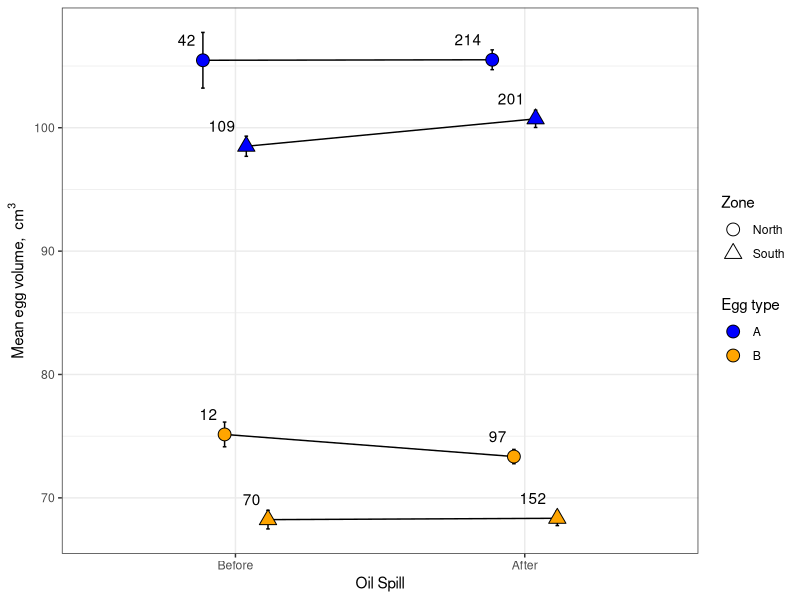
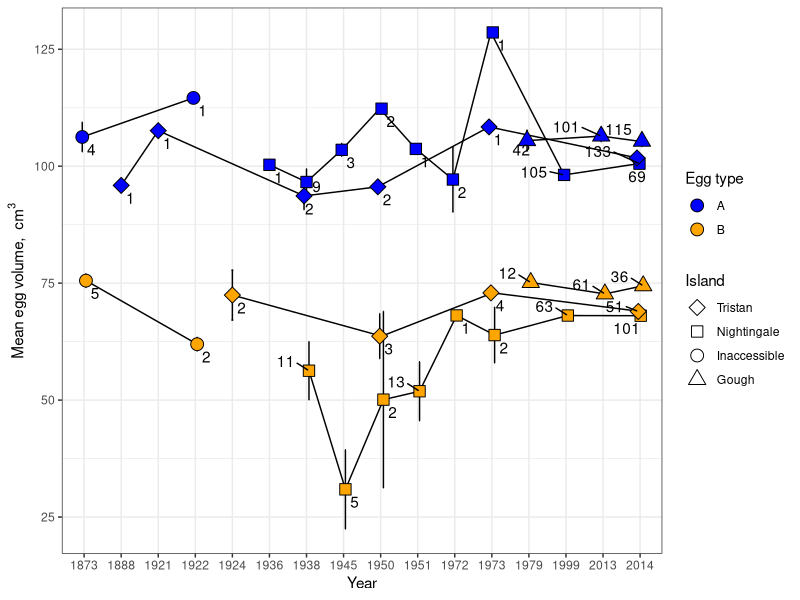
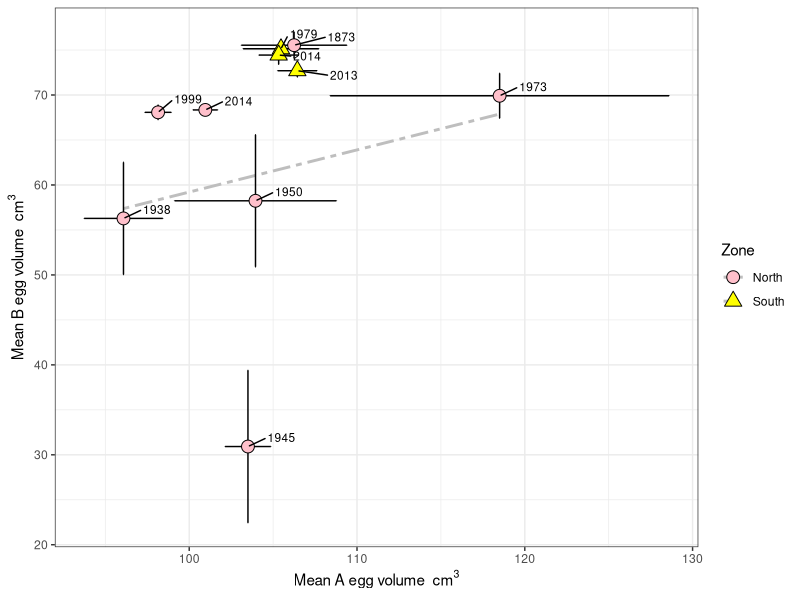
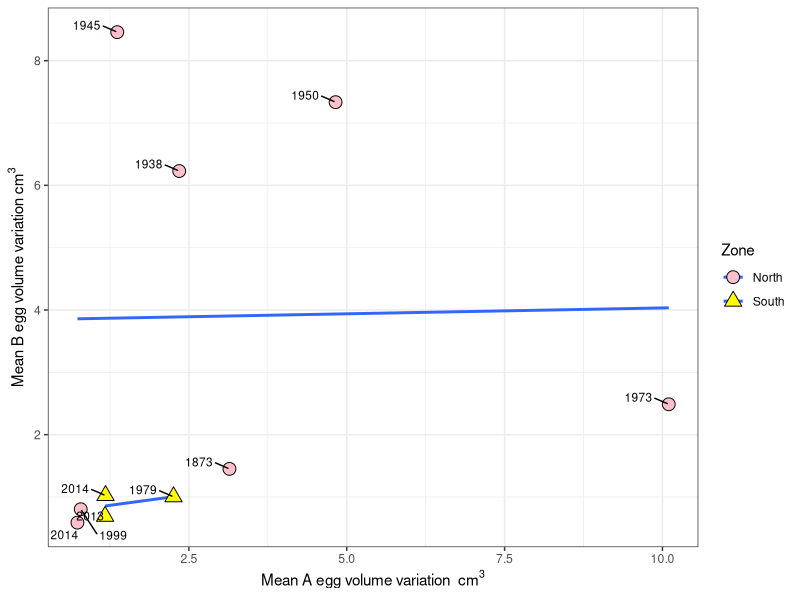
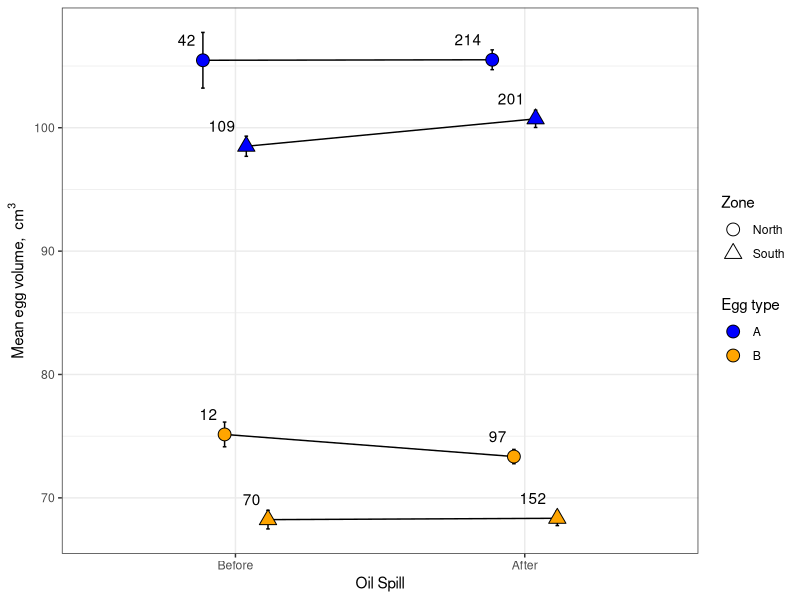
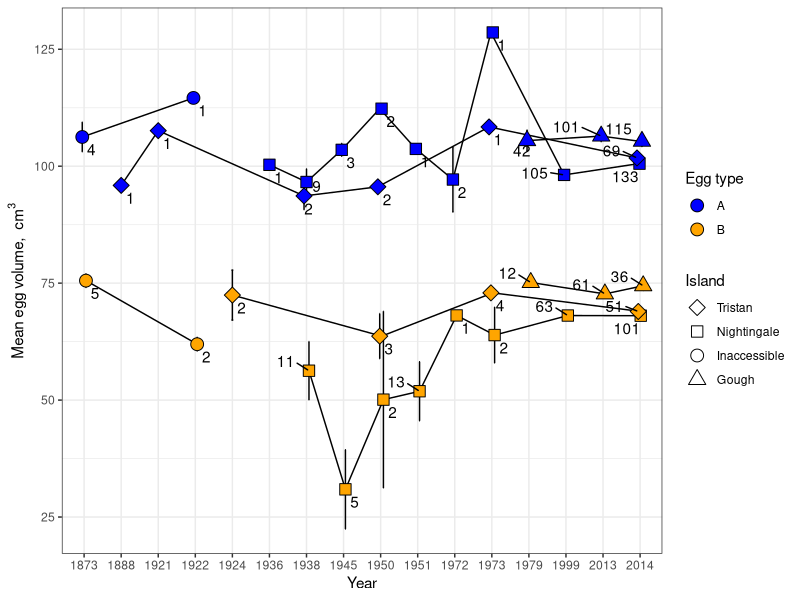
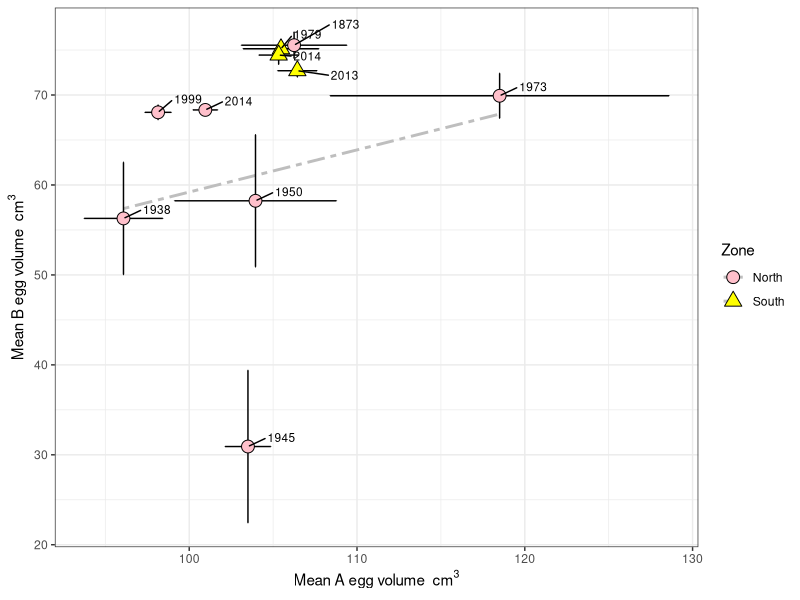

Write R code to recreate these figures, in order.
#read in the data for the oil spill and harvesting analyses
penguin<-read.csv("penguin.data.csv", header= TRUE)

#we are interested in testing if the egg size patterns correspond to predictions associated with two
#events- specifically, we want to test if the 2011 oil spill negatively affected egg size, or if
#other variations eggs affected size of eggs over time with any discernable pattern 

#first, let's check if the oil spill affected egg size. The oil spill occured in 2011, and if it  
#was a driver, we would expect egg size to be lower after the spill, and MORE lower closer to the spill
# so let's test if that happened

#first we need to create a variable for the oil spill, which happened
penguin$oilspill<-as.factor(ifelse(penguin$Year>=2011, "After", "Before"))

#also, because data are spotty and weirdly distributed prior to 1970, let's cut it out for this analysis
#and cut out a couple outlying egg sizes
penguin1<-penguin[which(penguin$Year>1970 & penguin$Decision != "U" &
                          penguin$Volume<130),]

#fiddle with transformations to get us closer to normality of residuals

penguin1$logvolume<-log(penguin1$Volume)
penguin1$sqrtvolume<-sqrt(penguin1$Volume)

#now create a model to describe egg volume
oil.model<-lm(Volume~Zone*oilspill*Decision, data=penguin1)

summary(oil.model)
AIC(oil.model)
anova(oil.model)
TukeyHSD(aov(oil.model))
#data are very non normal
shapiro.test(resid(oil.model))

#ok, now we need to get the summary stats out of it
library(plyr)

summary.penguin.oilspill<-ddply(penguin1, c("Zone", "Decision", "oilspill"), summarise,
                                mean.Volume=mean(Volume), N=length(Volume), 
                                SE=sd(Volume)/sqrt(N))
summary.penguin.oilspill$all.lines<-with(summary.penguin.oilspill, interaction(Decision, Zone))

#reorder factor levels for oilspill
summary.penguin.oilspill$oilspill<-factor(summary.penguin.oilspill$oilspill, levels=c("Before", "After"))


#insert plot here
library(ggplot2)
library(ggrepel)


oil.plot<-ggplot(summary.penguin.oilspill, aes(oilspill, mean.Volume, 
                                               shape=Zone, fill=Decision, label=N))+
  scale_fill_manual(values=c("blue", "orange"), name="Egg type", 
                    guide=guide_legend(override.aes=aes(shape=21)))+
  scale_shape_manual(values=c(21,24), labels=c("North", "South"))+
  geom_line(aes(group=all.lines), color="black", position=position_dodge(width=0.3))+
  geom_errorbar(aes(ymin=(mean.Volume-SE), ymax=(mean.Volume+SE)), width=0.05, color="black",
                position=position_dodge(width=0.3))+
  geom_point(color="black", size=4, position=position_dodge(width=0.3))+
  geom_text(aes(label=N),hjust=1.4, vjust=-1.2, position=position_dodge(width=0.3))+
  theme_bw()+
  labs(y=expression("Mean egg volume, "~cm^3), x="Oil Spill")

oil.plot
#save to pdf
pdf("figs/oilspillplot.pdf", height=5, width=7)
oil.plot
dev.off()


# now we want to examine the finer scale patterns in variation of egg size.
#instead of lumping by time period and island group, we'll just break it out so that readers can see the patterns
#This will be a very similar analysis as above, 
# but there will be an interaction with year


#and because we want to look at a year effect, and we want to see if there's anything going on
#relative to time, but there's not a ton of data so we'll just need to look at years directly and ANOVA them

#bring back the pre-1970 data
penguin2<-penguin[which(penguin$Decision != "U"),]

#we're interested in change with time in these two periods, and by island, but otherwise the analysis is 
#very similar to the above
year.model<-lm(Volume~Location2*as.factor(Year)*Decision, data=penguin2)

summary(year.model)
AIC(year.model)
anova(year.model)
TukeyHSD(aov(year.model))
#data are very non normal
shapiro.test(resid(year.model))


summary.penguin.year<-ddply(penguin2, c("Location2", "Decision", "Year"), summarise,
                                mean.Volume=mean(Volume), N=length(Volume),  SE=sd(Volume)/sqrt(N))


#reorder factor levels for islands
summary.penguin.year$Location2<-factor(summary.penguin.year$Location2, levels=c("Tristan", "Nightingale", "Inaccessible", "Gough"))

#create interaction
summary.penguin.year$all.lines<-with(summary.penguin.year, interaction(Location2,  Decision))

year.plot<-ggplot(summary.penguin.year, aes(as.factor(Year), mean.Volume, 
                                               shape=Location2, fill=Decision, label=N))+
  scale_fill_manual(values=c("blue", "orange"), name="Egg type", 
                    guide=guide_legend(override.aes=aes(shape=21), order=1))+
  scale_shape_manual(values=c(23,22,21,24), name="Island", labels=c("Tristan", "Nightingale", "Inaccessible", "Gough"))+
  geom_line(aes(group=all.lines), color="black",  position=position_dodge(width=0.2))+
  geom_errorbar(aes(ymin=(mean.Volume-SE), ymax=(mean.Volume+SE)), width=0.05, color="black",
                position=position_dodge(width=0.2))+
  geom_point(color="black", size=4,  position=position_dodge(width=0.2))+
  geom_text_repel(aes(label=N),hjust=1.7, vjust=-0.3,  position=position_dodge(width=0.2))+
  theme_bw()+
  labs(y=expression("Mean egg volume, "~cm^3), x="Year")

year.plot

#save to pdf
pdf("figs/yearplot.pdf", height=5, width=7)
year.plot
dev.off()

#now, let's do some correlation analyses to see how A and B eggs are correlated with each other by zone
summary.penguin.zone<-ddply(penguin2, c("Zone", "Decision", "Year"), summarise,
                            mean.Volume=mean(Volume), N=length(Volume),  SE=sd(Volume)/sqrt(N))

#cut out years that there was only 1 egg of a given type collected
summary.penguin.zone<-summary.penguin.zone[which(summary.penguin.zone$N>1),]

# first let's split it up and then line the data back up together 

A.eggs<-summary.penguin.zone[which(summary.penguin.zone$Decision=="A"),]

B.eggs<-summary.penguin.zone[which(summary.penguin.zone$Decision=="B"),]

#fiddle with it so we can remerge it all
A.eggs$all.lines<-NULL
B.eggs$all.lines<-NULL
A.eggs$Decision<-NULL
B.eggs$Decision<-NULL
names(A.eggs)<-c("Zone","Year","A.mean.Volume", "A.N", "A.SE")
names(B.eggs)<-c("Zone","Year","B.mean.Volume", "B.N", "B.SE")

crosstab.eggs<-merge(A.eggs, B.eggs, by=c("Zone", "Year"))

#reorder factor levels for islands
crosstab.eggs$Zone<-factor(crosstab.eggs$Zone, levels=c("Other", "Gough"))

#now let's do a correlation analysis

cor.test(crosstab.eggs$B.mean.Volume, crosstab.eggs$A.mean.Volume, method="pearson")

#not much there, but we might be able to see things a little better if we look at this by Zone

egg.cor.lm<-lm(B.mean.Volume~A.mean.Volume*Zone, data=crosstab.eggs)
summary(egg.cor.lm)

#lets's also do variability

egg.SE.lm<-lm(B.SE~A.SE*Zone, data=crosstab.eggs)
summary(egg.SE.lm)

#not a lot significant, but let's see what we can visualize

eggcorr.plot<-ggplot(crosstab.eggs, aes(A.mean.Volume, B.mean.Volume, 
                                            shape=Zone, fill=Zone, linetype=Zone, label=Year))+
  scale_shape_manual(values=c(21,24), labels=c("North", "South"))+
  scale_linetype_manual(values=c("twodash", "dashed"), labels=c("North", "South"))+
  scale_fill_manual(values=c("pink", "yellow"), name="Zone", labels=c("North", "South"))+
  geom_smooth(method="lm", se=FALSE, colour="grey")+
  geom_errorbar(aes(ymin=(B.mean.Volume-B.SE), ymax=(B.mean.Volume+B.SE)), width=0.05, color="black", linetype="solid")+
  geom_errorbarh(aes(xmin=(A.mean.Volume-A.SE), xmax=(A.mean.Volume+A.SE)), height=0.05, color="black", linetype="solid")+
  geom_point(color="black", size=4)+
  geom_text_repel(aes(label=Year), size=3, nudge_y=1, nudge_x=2)+
  theme_bw()+
  labs(y=expression("Mean B egg volume "~cm^3), x=expression("Mean A egg volume "~cm^3))

eggcorr.plot

#save to pdf
pdf("figs/AvsBvol.pdf", height=5, width=7)
eggcorr.plot
dev.off()

eggvar.plot<-ggplot(crosstab.eggs, aes(A.SE, B.SE, 
                                        shape=Zone, fill=Zone, label=Year))+
  scale_shape_manual(values=c(21,24), labels=c("North", "South"))+
  scale_fill_manual(values=c("pink", "yellow"), name="Zone", labels=c("North", "South"))+
  geom_smooth(method="lm", se=FALSE)+
  geom_point(color="black", size=4)+
  geom_text_repel(aes(label=Year),hjust=1.5, vjust=-0.3, size=3)+
  theme_bw()+
  labs(y=expression("Mean B egg volume variation"~cm^3), x=expression("Mean A egg volume variation "~cm^3))

eggvar.plot


#not much there, so let's leave it alone.
